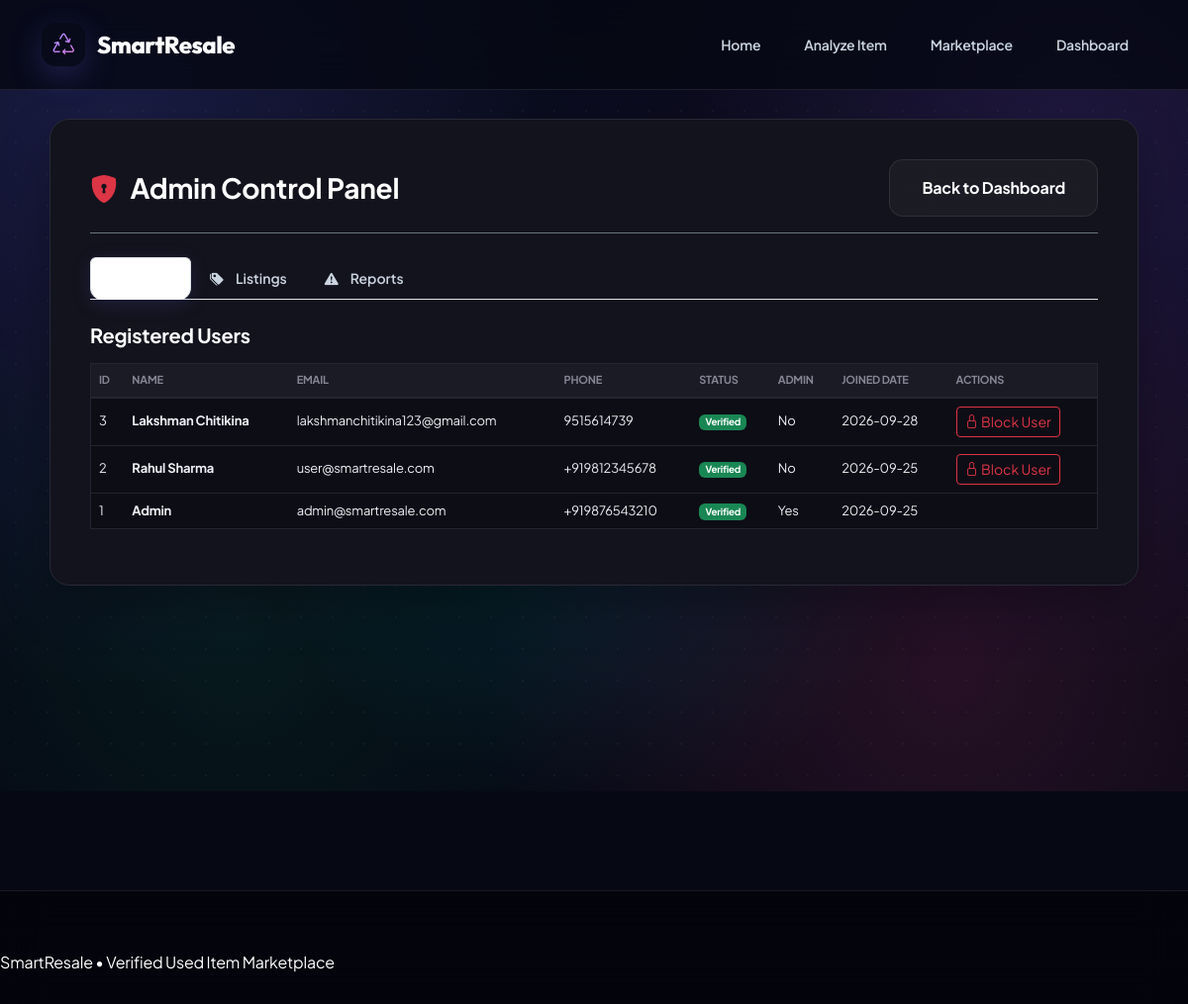
The page /admin/dashboard (signed in) on the database its author committed.
### tables this page shows
CREATE TABLE users (
                    id INTEGER PRIMARY KEY AUTOINCREMENT,
                    name TEXT NOT NULL,
                    email TEXT UNIQUE NOT NULL,
                    phone_number TEXT,
                    password_hash TEXT NOT NULL,
                    is_verified INTEGER DEFAULT 0,
                    is_admin INTEGER DEFAULT 0,
                    is_blocked INTEGER DEFAULT 0,
                    created_at TIMESTAMP DEFAULT CURRENT_TIMESTAMP
                );

### app.py (the view)
@app.route('/admin/dashboard')
@admin_required
def admin_dashboard():
    users_list = fetch_all("SELECT * FROM users ORDER BY id DESC")
    products_list = fetch_all("SELECT * FROM items ORDER BY id DESC")
    reports_list = fetch_all("SELECT * FROM reports ORDER BY id DESC")
    return render_template('admin_dashboard.html', users=users_list, products=products_list, reports=reports_list)

### app.py (called while the page is built)
def get_db():
    global DB_ENGINE
    if os.getenv("FORCE_MYSQL") == "1" or os.getenv("DB_HOST"):
        conn = test_mysql_connection()
        if conn:
            DB_ENGINE = "mysql"
            return conn
    DB_ENGINE = "sqlite"
    conn = sqlite3.connect(SQLITE_PATH)
    conn.row_factory = sqlite3.Row
    return conn

def fetch_one(query, params=()):
    rows = fetch_all(query, params)
    return rows[0] if rows else None

def get_current_user():
    user_id = session.get('user_id')
    if not user_id:
        return None
    user = fetch_one("SELECT * FROM users WHERE id = %s", (user_id,))
    if user and user.get('is_blocked'):
        session.clear()
        return None
    return user

def admin_required(f):
    @wraps(f)
    def decorated_function(*args, **kwargs):
        if not session.get('user_id'):
            flash("Please log in as an administrator.", "warning")
            return redirect(url_for('login', next=request.url))
        if not session.get('is_admin'):
            flash("Access denied: Administrator privileges required.", "danger")
            return redirect(url_for('home'))
        return f(*args, **kwargs)
    return decorated_function

@app.context_processor
def inject_global_data():
    curr_user = get_current_user()
    unread_count = 0
    if curr_user:
        res = fetch_one("SELECT COUNT(*) as cnt FROM notifications WHERE user_id = %s AND is_read = 0", (curr_user['id'],))
        unread_count = res['cnt'] if res else 0
    return {
        'current_user': curr_user,
        'unread_notifications_count': unread_count
    }

### templates/admin_dashboard.html (shortened to what this page needs)
<!DOCTYPE html>
<html lang="en">
<head>
    <link href="https://cdn.jsdelivr.net/npm/bootstrap@5.3.3/dist/css/bootstrap.min.css" rel="stylesheet">
    <link href="https://cdn.jsdelivr.net/npm/bootstrap-icons@1.11.3/font/bootstrap-icons.css" rel="stylesheet">
    <link rel="stylesheet" href="{{ url_for('static', filename='style.css') }}">
</head>
<body>
<nav class="navbar navbar-expand-lg fixed-top">
    <div class="container">
        <a class="navbar-brand" href="/">
            <span class="brand-icon"><i class="bi bi-recycle"></i></span>
            SmartResale
        </a>
        <div class="collapse navbar-collapse" id="navbarNav">
            <ul class="navbar-nav ms-auto">
                <li class="nav-item"><a class="nav-link" href="/">Home</a></li>
                <li class="nav-item"><a class="nav-link" href="/analyze">Analyze Item</a></li>
                <li class="nav-item"><a class="nav-link" href="/marketplace">Marketplace</a></li>
                <li class="nav-item"><a class="nav-link" href="/dashboard">Dashboard</a></li>
            </ul>
        </div>
    </div>
</nav>
<section class="admin-page">
    <div class="admin-container">
        <div class="admin-card">
            <div class="d-flex justify-content-between align-items-center mb-4 pb-3 border-bottom border-secondary">
                <h3 class="fw-bold text-white mb-0"><i class="bi bi-shield-lock-fill text-danger me-2"></i> Admin Control Panel</h3>
                <a href="/dashboard" class="btn btn-outline-custom py-2 px-3 fw-semibold text-center small">Back to Dashboard</a>
            </div>
            <ul class="nav nav-tabs mb-4" id="adminTabs" role="tablist">
                <li class="nav-item" role="presentation">
                    <button class="nav-link active" id="users-tab" data-bs-toggle="tab" data-bs-target="#users" type="button" role="tab" aria-controls="users" aria-selected="true"><i class="bi bi-people-fill me-1"></i> Users</button>
                </li>
                <li class="nav-item" role="presentation">
                    <button class="nav-link" id="listings-tab" data-bs-toggle="tab" data-bs-target="#listings" type="button" role="tab" aria-controls="listings" aria-selected="false"><i class="bi bi-tags-fill me-1"></i> Listings</button>
                </li>
                <li class="nav-item" role="presentation">
                    <button class="nav-link" id="reports-tab" data-bs-toggle="tab" data-bs-target="#reports" type="button" role="tab" aria-controls="reports" aria-selected="false"><i class="bi bi-exclamation-triangle-fill me-1"></i> Reports</button>
                </li>
            </ul>
            <div class="tab-content" id="adminTabsContent">
                <div class="tab-pane fade show active" id="users" role="tabpanel" aria-labelledby="users-tab">
                    <h5 class="text-white fw-bold mb-3">Registered Users</h5>
                    <div class="table-responsive">
                        <table class="table table-custom">
                            <thead>
                                <tr>
                                    <th>ID</th>
                                    <th>Name</th>
                                    <th>Email</th>
                                    <th>Phone</th>
                                    <th>Status</th>
                                    <th>Admin</th>
                                    <th>Joined Date</th>
                                    <th>Actions</th>
                                </tr>
                            </thead>
                            <tbody>
                                {% for u in users %}
                                    <tr>
                                        <td>{{ u.id }}</td>
                                        <td><strong>{{ u.name }}</strong></td>
                                        <td>{{ u.email }}</td>
                                        <td>{{ u.phone_number }}</td>
                                        <td>
                                            {% if u.is_verified %}
                                                <span class="badge bg-success">Verified</span>
                                            {% else %}
                                                <span class="badge bg-secondary">Unverified</span>
                                            {% endif %}
                                        </td>
                                        <td>{{ 'Yes' if u.is_admin else 'No' }}</td>
                                        <td>{{ u.created_at.strftime('%Y-%m-%d') if u.created_at else 'N/A' }}</td>
                                        <td>
                                            {% if not u.is_admin %}
                                                <form action="/admin/user/{{ u.id }}/block" method="POST" class="d-inline">
                                                    <button type="submit" class="btn btn-sm btn-outline-danger" onclick="return confirm('Are you sure you want to block this user?')"><i class="bi bi-lock"></i> Block User</button>
                                                </form>
                                            {% endif %}
                                        </td>
                                    </tr>
                                {% endfor %}
                            </tbody>
                        </table>
                    </div>
                </div>
            </div>
        </div>
    </div>
</section>
<footer>
    SmartResale • Verified Used Item Marketplace
</footer>
</body>
</html>

### static/style.css (style rules this page uses)
:root { --bg-dark: #060813; --bg-card: rgba(15, 18, 35, 0.78); --bg-card-hover: rgba(23, 28, 54, 0.9); --bg-glass-input: rgba(12, 14, 28, 0.85); --border-light: rgba(255, 255, 255, 0.09); --border-glow: rgba(99, 102, 241, 0.45); --border-cyan: rgba(6, 182, 212, 0.4); --primary-indigo: #6366f1; --primary-purple: #8b5cf6; --primary-cyan: #06b6d4; --accent-magenta: #ec4899; --accent-emerald: #10b981; --grad-primary: linear-gradient(135deg, #6366f1 0%, #8b5cf6 50%, #d946ef 100%); --grad-cyan: linear-gradient(135deg, #06b6d4 0%, #3b82f6 100%); --grad-emerald: linear-gradient(135deg, #10b981 0%, #059669 100%); --grad-text: linear-gradient(135deg, #ffffff 30%, #e0e7ff 70%, #a5b4fc 100%); --grad-text-glow: linear-gradient(135deg, #a5b4fc 0%, #c084fc 50%, #f472b6 100%); --text-main: #ffffff; --text-muted: #cbd5e1; --text-dim: #94a3b8; --glass-blur: blur(20px); --shadow-main: 0 25px 50px -12px rgba(0, 0, 0, 0.5); --shadow-glow: 0 10px 35px -5px rgba(99, 102, 241, 0.4); }
* { margin: 0; padding: 0; box-sizing: border-box; }
html { scroll-behavior: smooth; }
body { font-family: 'Plus Jakarta Sans', sans-serif; background-color: var(--bg-dark); color: var(--text-main); overflow-x: hidden; min-height: 100vh; position: relative; letter-spacing: -0.2px; }
body::before { content: ''; position: fixed; top: 0; left: 0; width: 100vw; height: 100vh; background: radial-gradient(circle at 10% 15%, rgba(99, 102, 241, 0.22) 0%, transparent 45%), radial-gradient(circle at 90% 20%, rgba(139, 92, 246, 0.20) 0%, transparent 42%), radial-gradient(circle at 50% 60%, rgba(6, 182, 212, 0.15) 0%, transparent 45%), radial-gradient(circle at 80% 85%, rgba(236, 72, 153, 0.14) 0%, transparent 40%), radial-gradient(circle at 20% 80%, rgba(16, 185, 129, 0.10) 0%, transparent 35%); pointer-events: none; z-index: -2; animation: ambientPulse 12s ease-in-out infinite alternate; }
body::after { content: ''; position: fixed; top: 0; left: 0; width: 100vw; height: 100vh; background-image: radial-gradient(rgba(255, 255, 255, 0.07) 1px, transparent 1px); background-size: 32px 32px; pointer-events: none; z-index: -1; opacity: 0.55; }
.navbar { background: rgba(6, 8, 19, 0.8) !important; backdrop-filter: var(--glass-blur); -webkit-backdrop-filter: var(--glass-blur); border-bottom: 1px solid var(--border-light); padding: 18px 0; transition: all 0.3s ease; z-index: 1000; }
.navbar-brand { font-family: 'Outfit', sans-serif; font-size: 24px; font-weight: 800; color: #ffffff !important; display: flex; align-items: center; gap: 12px; letter-spacing: -0.5px; }
.brand-icon { width: 44px; height: 44px; border-radius: 14px; display: inline-flex; align-items: center; justify-content: center; background: var(--grad-primary); color: white; font-size: 22px; box-shadow: var(--shadow-glow); transition: all 0.4s cubic-bezier(0.34, 1.56, 0.64, 1); }
.navbar-brand span:last-child { background: var(--grad-text-glow); -webkit-background-clip: text; -webkit-text-fill-color: transparent; }
.navbar-nav { gap: 8px; }
.nav-link { color: var(--text-muted) !important; font-size: 14px; font-weight: 600; padding: 10px 18px !important; border-radius: 12px; transition: all 0.25s ease; display: flex; align-items: center; gap: 8px; }
.nav-link:hover, .nav-link.active { color: #ffffff !important; background: rgba(99, 102, 241, 0.16); border: 1px solid rgba(99, 102, 241, 0.3); box-shadow: 0 4px 20px rgba(99, 102, 241, 0.15); }
.btn-outline-custom { background: rgba(255, 255, 255, 0.04) !important; color: var(--text-main) !important; border: 1px solid var(--border-light) !important; border-radius: 14px !important; padding: 16px 32px !important; font-weight: 700 !important; font-size: 16px !important; backdrop-filter: var(--glass-blur); transition: all 0.3s ease !important; display: inline-flex !important; align-items: center !important; justify-content: center !important; gap: 10px !important; text-decoration: none !important; }
footer { background: rgba(4, 5, 12, 0.95) !important; backdrop-filter: var(--glass-blur); color: white; padding: 60px 0 30px; border-top: 1px solid var(--border-light); margin-top: 100px; }

### rows shown on the page
users: id "3", name "Lakshman Chitikina", email "lakshmanchitikina123@gmail.com", phone_number "9515614739", is_verified "Verified", is_admin "No", created_at "2026-09-28"
users: id "2", name "Rahul Sharma", email "user@smartresale.com", phone_number "+919812345678", is_verified "Verified", is_admin "No", created_at "2026-09-25"
users: id "1", name "Admin", email "admin@smartresale.com", phone_number "+919876543210", is_verified "Verified", is_admin "Yes", created_at "2026-09-25"
